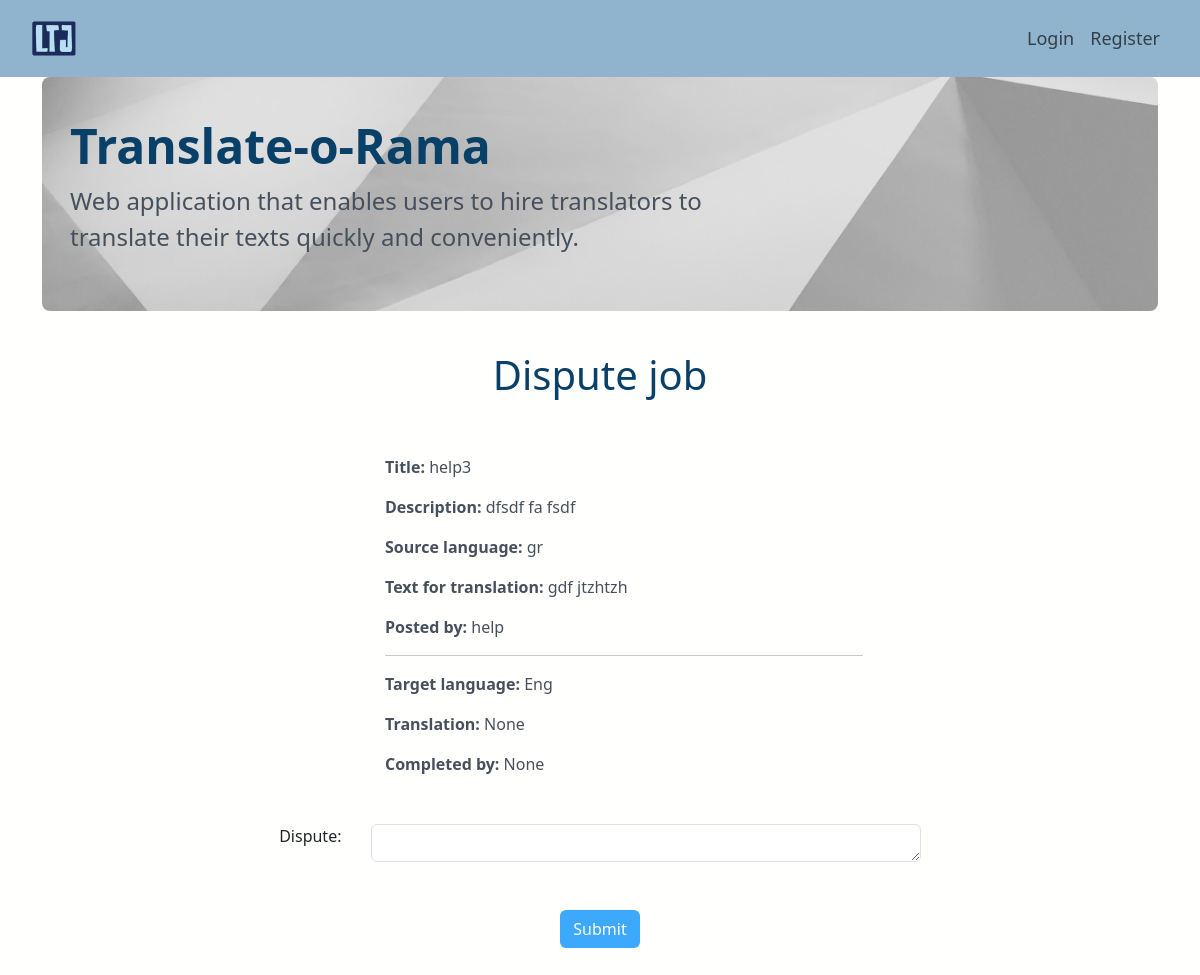
Before: /dashboard/dispute/17 with the older database file.
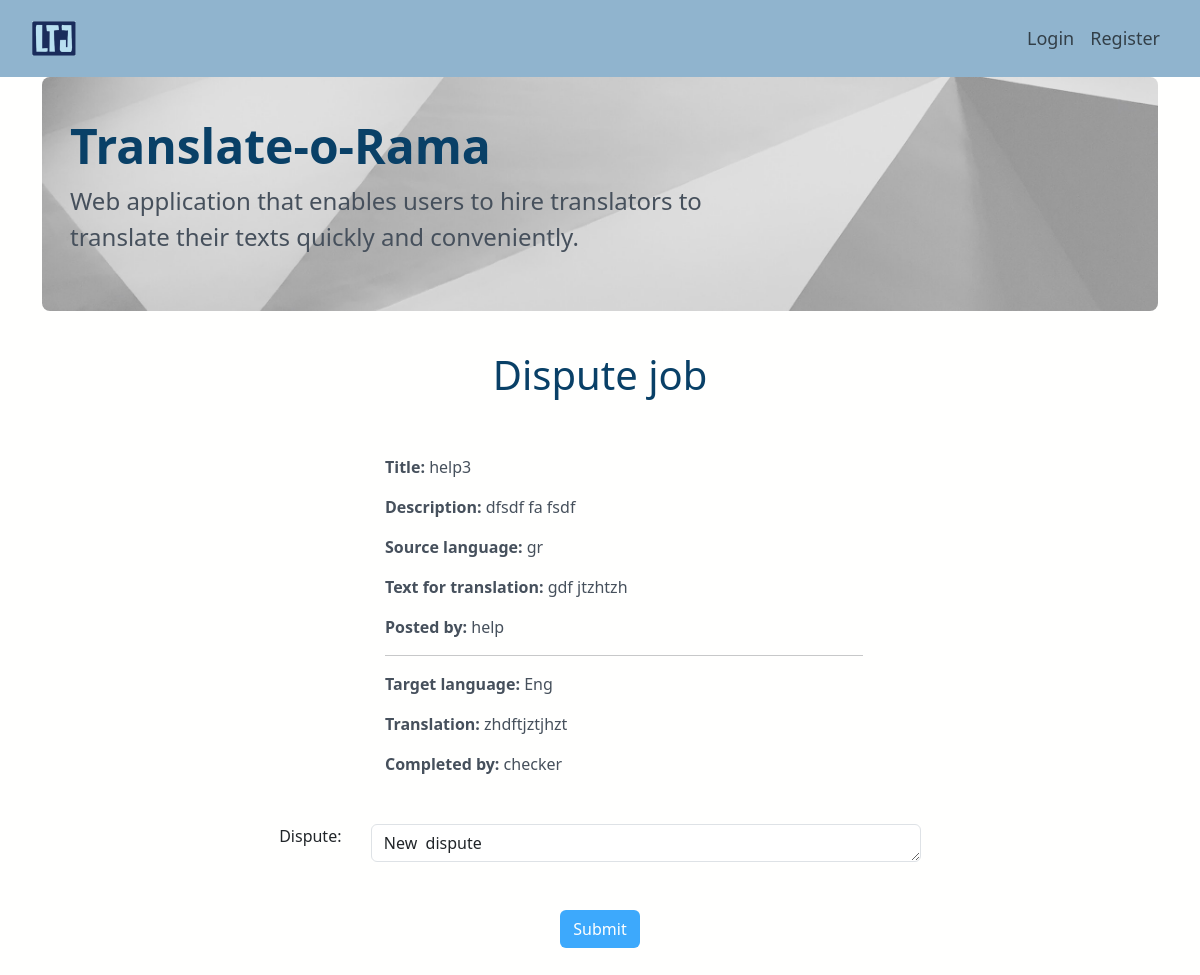
After: the same page with the newer database file.
### app/models.py (models this page shows, shortened)
class Job(models.Model):
    user = models.ForeignKey(User, on_delete=models.CASCADE, related_name="user")
    title = models.TextField(blank=False, unique=True)
    description = models.TextField(blank=False)
    source_language = models.TextField(blank=False)
    target_language = models.TextField(blank=False)
    job_field = models.CharField(
        max_length=4,
        choices=JobField.JOB_CHOICES,
        default=JobField.LITERATURE,
    )
    budget = models.DecimalField(max_digits=10, decimal_places=2, default=0.0)
    text = models.TextField(blank=False)
    assigned_to = models.ForeignKey(
        "JobBid",
        on_delete=models.CASCADE,
        blank=True,
        null=True,
        related_name="assigned_to",
    )
    is_assigned = models.BooleanField(default=False)
    is_completed = models.BooleanField(default=False)
    translator = models.ForeignKey(
        User,
        on_delete=models.SET_NULL,
        blank=True,
        null=True,
        related_name="set_as_translator_of_job",
    )
    translation = models.TextField(blank=True, null=True)
    dispute = models.TextField(blank=True, null=True)

### app/views.py (the view)
def dispute_job(request, job_id):
    user = request.user
    job = get_object_or_404(Job, pk=job_id)
    form = DisputeJobForm(instance=job)
    disputes = Dispute.objects.all()
    context = {
        "job": job,
        "user": user,
        "form": form,
        "disputes": disputes,
    }
    if request.method == "POST":
        form = DisputeJobForm(request.POST, instance=job)
        dispute_for_job = disputes.filter(job=job)
        if form.is_valid():
            if dispute_for_job == None or dispute_for_job.filter(status="Open"):
                dispute_for_job = Dispute.objects.update_or_create(
                    job=job, status=DisputeStatus.OPEN
                )
                form.save()
            return HttpResponseRedirect(reverse("app:dashboard", args=[]))
        else:
            if dispute_for_job and request.method == "POST":
                return HttpResponseRedirect(reverse("app:dashboard", args=[]))
            context = {
                "job": job,
                "user": user,
                "form": form,
                "disputes": disputes,
            }
            return render(request, "app/dispute_job.html", context)
    else:
        form = DisputeJobForm(instance=job)
        context = {
            "job": job,
            "user": user,
            "form": form,
            "disputes": disputes,
        }
    return render(request, "app/dispute_job.html", context)

### app/forms.py (shortened to what this page needs)
class DisputeJobForm(ModelForm):
    class Meta:
        model = Job
        fields = [
            "dispute",
        ]

### app/templates/app/dispute_job.html (shortened to what this page needs)
{% extends 'app/base.html' %}
{% load widget_tweaks %}
{% block content %}
<h1 class="text-center mb-5 mt-3">Dispute job</h1>
<div class="content-section mt-5 mb-5 p-2 ">
	<div class="container w-50 mb-5 justify-content-center">
		<div class="ms-5">
			<p><b>Title:</b> {{job.title}}</p>
			<p><b>Description:</b> {{job.description}}</p>
            <p><b>Source language:</b> {{job.source_language}}</p>
			<p><b>Text for translation:</b> {{job.text}}</p>
            <p><b>Posted by:</b> {{job.user}}</p>
            <hr>
            <p><b>Target language:</b> {{job.target_language}}</p>
            <p><b>Translation:</b> {{job.translation}}</p>
            <p><b>Completed by:</b> {{job.translator}}</p>
		</div>
	</div>
	<form action="{% url 'app:dispute_job' job.id %}" method="POST">
		{% include 'includes/job_form.html' with form=form %}
		<div class="row mt-4 text-center mb-5">
            <div clss="col-md-8 ms-2">
				<button class="btn custom-btn" type="submit">
					Submit
				</button>
			</div>
		</div>
    </form>
</div>
{% endblock content %}

### app/templates/app/base.html (shortened to what this page needs)
<!DOCTYPE html>
{% load static %}
<html>
  <head>
    <link href="https://cdn.jsdelivr.net/npm/bootstrap@5.3.0-alpha1/dist/css/bootstrap.min.css" rel="stylesheet">
    <link rel="stylesheet" href="{% static 'app/css/base.css' %}">
  </head>
  <body>
    <nav class="navbar navbar-expand-lg">
        <div class="container-fluid  p-2 ms-4 me-4">
            <a class="navbar-brand" href="{% url 'home_path' %}"><img class="logo" src="../../static/app/images/p-logo.webp"></a>
            <div class="collapse navbar-collapse" id="navbarText">
              {% if user.is_authenticated %}
                <ul class="navbar-nav me-auto mb-2 mb-lg-0">
                    {% if user.userprofile.is_translator %}
                      <li class="nav-item">
                        <a class="nav-link" aria-current="page" href="{% url 'app:jobs' %}">Jobs</a>
                      </li>
                    {% endif %}
                    <li class="nav-item">
                    <a class="nav-link" href="{% url 'app:post_job' %}">Post a job</a>
                    </li>
                </ul>
                <ul class="navbar-nav ms-auto mb-2 mb-lg-0">
                    <li class="nav-item">
                      <a class="nav-link" href="{% url 'app:profile' user.id %}">Profile</a>
                    </li>
                    <li class="nav-item">
                      <a class="nav-link" href="{% url 'logout' %}"> Signout</a>
                    </li>
                    <li class="nav-item">
                      <a class="nav-link" href="{% url 'app:dashboard' %}"> My jobs | {{user.username}}</a>
                    </li>
              {% else %}
                <ul class="navbar-nav ms-auto mb-2 mb-lg-0">
                  <li class="nav-item">
                    <a class="nav-link" href="{% url 'login' %}">Login</a>
                  </li>
                  <li class="nav-item">
                    <a class="nav-link" href="{% url 'accounts:signup' %}">Register</a>
                  </li>
              {% endif %}
          </div>
        </div>
    </nav>
    <div class="content container">
      <div class="row">
        <div class="col-md-12">
            <div class="p-3 mb-4 rounded-3  jumbotron-container">
                <div class="container-fluid py-4">
                    <h1 class="display-5 fw-bold">Translate-o-Rama</h1>
                    <p class="col-md-8 fs-4">Web application that enables users to hire translators to translate their texts quickly and conveniently.</p>
                </div>
            </div>
        </div>
      </div>
      <div class="row">
        <div class="col-md-12">
          {% block content %}
          {% endblock %}
        </div>
      </div>
    </div>
  </body>
</html>

### app/templates/includes/job_form.html (shortened to what this page needs)
{% load widget_tweaks %}
    {% for field in form.visible_fields %}
        <div class='form-group mt-3 mb-5 d-flex justify-content-center'>
            <label class='control-label col-md-1 col-md-offset-2'>{{ field.label_tag }}</label>
            <div class='col-md-6' >
                {% if form.is_bound %}
                    {% if field.errors %}
                        {% render_field field class="form-control is-invalid" %}
                        {% for error in field.errors %}
                            <div class="invalid-feedback">
                                {{ error }}
                            </div>
                        {% endfor %}
                    {% else %}
                        {% render_field field class="form-control is-valid" %}
                    {% endif %}
                {% else %}
                    {% render_field field class="form-control" rows="1" cols="1" type='text'%}
                {% endif %}
            </div>
        </div>
    {% endfor %}

### app/static/app/css/base.css (style rules this page uses)
body { background-color: #fffffe; }
h1 { color: #094067; }
p { color: #46505C; }
nav { background-color: #90b4ce; color: #2A3139; }
.nav-link { font-size: 18px !important; }
.jumbotron-container { background-image: url("../images/background2.jpg"); background-size: cover; }
.custom-btn { background-color: #3da9fc; color: #fffffe; }
.logo { max-height: 35px; }

Changed rows visible on the page:
changed Job "help3": translation "None" → "zhdftjztjhzt"; translator "None" → "checker"; dispute (not shown) → "New dispute"
